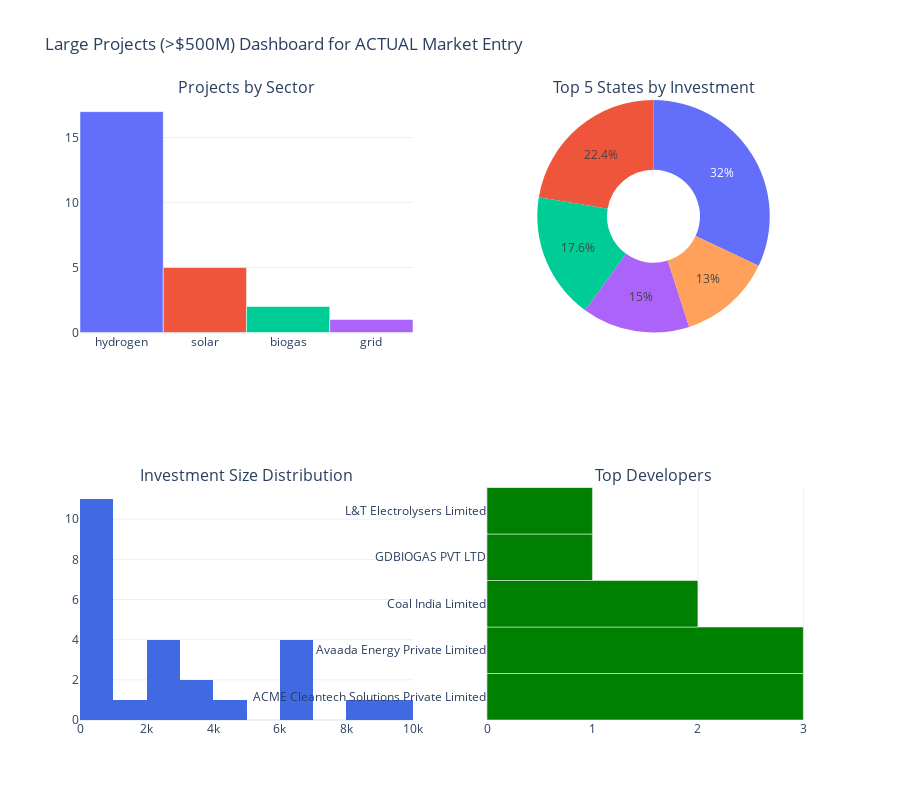

The notebook cell saved with this chart:
### Code cell
from IPython.display import HTML
import plotly.io as pio

# Create a simple dashboard with multiple charts
dashboard_title = "Large Projects (>$500M) Dashboard for ACTUAL Market Entry"

# Create subplot figure
fig = make_subplots(
    rows=2, cols=2,
    subplot_titles=(
        "Projects by Sector", 
        "Top 5 States by Investment", 
        "Investment Size Distribution",
        "Top Developers"
    ),
    specs=[
        [{"type": "bar"}, {"type": "pie"}],
        [{"type": "bar"}, {"type": "bar"}]
    ]
)

# 1. Projects by Sector
sector_counts = large_early_projects['source'].value_counts()
fig.add_trace(
    go.Bar(
        x=sector_counts.index, 
        y=sector_counts.values,
        marker_color=px.colors.qualitative.Plotly
    ),
    row=1, col=1
)

# 2. Top 5 States by Investment
state_investment = large_early_projects.groupby('State')['Investment (USD Million)'].sum().reset_index()
state_investment = state_investment.sort_values('Investment (USD Million)', ascending=False).head(5)
fig.add_trace(
    go.Pie(
        labels=state_investment['State'],
        values=state_investment['Investment (USD Million)'],
        hole=.4
    ),
    row=1, col=2
)

# 3. Investment Size Distribution
fig.add_trace(
    go.Histogram(
        x=large_early_projects['Investment (USD Million)'],
        nbinsx=10,
        marker_color='royalblue'
    ),
    row=2, col=1
)

# 4. Top Developers
top_5_devs = large_early_projects['Developersorted ascending'].value_counts().head(5)
fig.add_trace(
    go.Bar(
        y=top_5_devs.index,
        x=top_5_devs.values,
        orientation='h',
        marker_color='green'
    ),
    row=2, col=2
)

# Update layout
fig.update_layout(
    title=dashboard_title,
    height=800,
    showlegend=False,
    template="plotly_white"
)

# Display the dashboard
fig.show()

# Save to HTML (optional)
# pio.write_html(fig, file='large_projects_dashboard.html')
# HTML('<iframe src="large_projects_dashboard.html" width="100%" height="800px"></iframe>')

### Figure 1 — Plotly figure (JSON) as saved in the notebook; plotly's stock layout.template omitted (floating-point values rounded to 4 significant figures)
{"data": [{"marker": {"color": ["#636EFA", "#EF553B", "#00CC96", "#AB63FA", "#FFA15A", "#19D3F3", "#FF6692", "#B6E880", "#FF97FF", "#FECB52"]}, "type": "bar", "x": ["hydrogen", "solar", "biogas", "grid"], "xaxis": "x", "y": [17, 5, 2, 1], "yaxis": "y"}, {"domain": {"x": [0.55, 1], "y": [0.625, 1]}, "hole": 0.4, "labels": ["Karnataka", "Odisha", "Haryana", "Andhra Pradesh", "Tamil Nadu"], "type": "pie", "values": [17240.0, 12064, 9481.0, 8070, 7021.0]}, {"marker": {"color": "royalblue"}, "nbinsx": 10, "type": "histogram", "x": [2963.0, 9481.0, 668, 6173.0, 6420.0, 6478, 6478.0, 507.3, 573.6, 3086, 4938.0, 550, 2500, 1851, 766.7, 766.7, 8070, 2800, 766.7, 3296, 740.7, 691.4, 864.2, 2309.0, 543.2], "xaxis": "x2", "yaxis": "y2"}, {"marker": {"color": "green"}, "orientation": "h", "type": "bar", "x": [3, 3, 2, 1, 1], "xaxis": "x3", "y": ["ACME Cleantech Solutions Private Limited", "Avaada Energy Private Limited", "Coal India Limited", "GDBIOGAS PVT LTD", "L&T Electrolysers Limited"], "yaxis": "y3"}], "layout": {"annotations": [{"font": {"size": 16}, "showarrow": false, "text": "Projects by Sector", "x": 0.225, "xanchor": "center", "xref": "paper", "y": 1, "yanchor": "bottom", "yref": "paper"}, {"font": {"size": 16}, "showarrow": false, "text": "Top 5 States by Investment", "x": 0.775, "xanchor": "center", "xref": "paper", "y": 1, "yanchor": "bottom", "yref": "paper"}, {"font": {"size": 16}, "showarrow": false, "text": "Investment Size Distribution", "x": 0.225, "xanchor": "center", "xref": "paper", "y": 0.375, "yanchor": "bottom", "yref": "paper"}, {"font": {"size": 16}, "showarrow": false, "text": "Top Developers", "x": 0.775, "xanchor": "center", "xref": "paper", "y": 0.375, "yanchor": "bottom", "yref": "paper"}], "height": 800, "showlegend": false, "title": {"text": "Large Projects (>$500M) Dashboard for ACTUAL Market Entry"}, "xaxis": {"anchor": "y", "domain": [0, 0.45]}, "xaxis2": {"anchor": "y2", "domain": [0, 0.45]}, "xaxis3": {"anchor": "y3", "domain": [0.55, 1]}, "yaxis": {"anchor": "x", "domain": [0.625, 1]}, "yaxis2": {"anchor": "x2", "domain": [0, 0.375]}, "yaxis3": {"anchor": "x3", "domain": [0, 0.375]}}}
